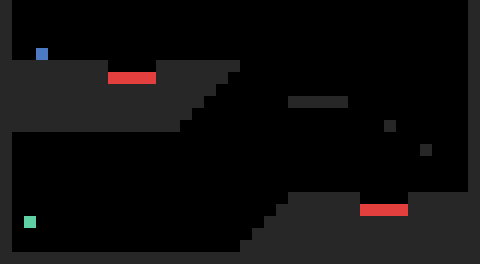

A 2D game scene composited from a Tiled map and its tileset images. What follows is a short description and the map's XML, with every tile layer's data as written:
An orthogonal 40x22 tile map with 12x12 px tiles, 1 tile layer (Tile Layer 1).

<map version="1.0" orientation="orthogonal" renderorder="right-down" width="40" height="22" tilewidth="12" tileheight="12" nextobjectid="1">
 <tileset firstgid="1" name="Test" tilewidth="12" tileheight="12" tilecount="4" columns="2">
  <image source="Tiles.png" width="24" height="24" />
 </tileset>
 <layer name="Tile Layer 1" width="40" height="22">
  <data encoding="csv">
1,0,0,0,0,0,0,0,0,0,0,0,0,0,0,0,0,0,0,0,0,0,0,0,0,0,0,0,0,0,0,0,0,0,0,0,0,0,0,1,
1,0,0,0,0,0,0,0,0,0,0,0,0,0,0,0,0,0,0,0,0,0,0,0,0,0,0,0,0,0,0,0,0,0,0,0,0,0,0,1,
1,0,0,0,0,0,0,0,0,0,0,0,0,0,0,0,0,0,0,0,0,0,0,0,0,0,0,0,0,0,0,0,0,0,0,0,0,0,0,1,
1,0,0,0,0,0,0,0,0,0,0,0,0,0,0,0,0,0,0,0,0,0,0,0,0,0,0,0,0,0,0,0,0,0,0,0,0,0,0,1,
1,0,0,3,0,0,0,0,0,0,0,0,0,0,0,0,0,0,0,0,0,0,0,0,0,0,0,0,0,0,0,0,0,0,0,0,0,0,0,1,
1,1,1,1,1,1,1,1,1,0,0,0,0,1,1,1,1,1,1,1,0,0,0,0,0,0,0,0,0,0,0,0,0,0,0,0,0,0,0,1,
1,1,1,1,1,1,1,1,1,4,4,4,4,1,1,1,1,1,1,0,0,0,0,0,0,0,0,0,0,0,0,0,0,0,0,0,0,0,0,1,
1,1,1,1,1,1,1,1,1,1,1,1,1,1,1,1,1,1,0,0,0,0,0,0,0,0,0,0,0,0,0,0,0,0,0,0,0,0,0,1,
1,1,1,1,1,1,1,1,1,1,1,1,1,1,1,1,1,0,0,0,0,0,0,0,1,1,1,1,1,0,0,0,0,0,0,0,0,0,0,1,
1,1,1,1,1,1,1,1,1,1,1,1,1,1,1,1,0,0,0,0,0,0,0,0,0,0,0,0,0,0,0,0,0,0,0,0,0,0,0,1,
1,1,1,1,1,1,1,1,1,1,1,1,1,1,1,0,0,0,0,0,0,0,0,0,0,0,0,0,0,0,0,0,1,0,0,0,0,0,0,1,
1,0,0,0,0,0,0,0,0,0,0,0,0,0,0,0,0,0,0,0,0,0,0,0,0,0,0,0,0,0,0,0,0,0,0,0,0,0,0,1,
1,0,0,0,0,0,0,0,0,0,0,0,0,0,0,0,0,0,0,0,0,0,0,0,0,0,0,0,0,0,0,0,0,0,0,1,0,0,0,1,
1,0,0,0,0,0,0,0,0,0,0,0,0,0,0,0,0,0,0,0,0,0,0,0,0,0,0,0,0,0,0,0,0,0,0,0,0,0,0,1,
1,0,0,0,0,0,0,0,0,0,0,0,0,0,0,0,0,0,0,0,0,0,0,0,0,0,0,0,0,0,0,0,0,0,0,0,0,0,0,1,
1,0,0,0,0,0,0,0,0,0,0,0,0,0,0,0,0,0,0,0,0,0,0,0,0,0,0,0,0,0,0,0,0,0,0,0,0,0,0,1,
1,0,0,0,0,0,0,0,0,0,0,0,0,0,0,0,0,0,0,0,0,0,0,0,1,1,1,1,1,1,0,0,0,0,1,1,1,1,1,1,
1,0,0,0,0,0,0,0,0,0,0,0,0,0,0,0,0,0,0,0,0,0,0,1,1,1,1,1,1,1,4,4,4,4,1,1,1,1,1,1,
1,0,2,0,0,0,0,0,0,0,0,0,0,0,0,0,0,0,0,0,0,0,1,1,1,1,1,1,1,1,1,1,1,1,1,1,1,1,1,1,
1,0,0,0,0,0,0,0,0,0,0,0,0,0,0,0,0,0,0,0,0,1,1,1,1,1,1,1,1,1,1,1,1,1,1,1,1,1,1,1,
1,0,0,0,0,0,0,0,0,0,0,0,0,0,0,0,0,0,0,0,1,1,1,1,1,1,1,1,1,1,1,1,1,1,1,1,1,1,1,1,
1,1,1,1,1,1,1,1,1,1,1,1,1,1,1,1,1,1,1,1,1,1,1,1,1,1,1,1,1,1,1,1,1,1,1,1,1,1,1,1
</data>
 </layer>
</map>
